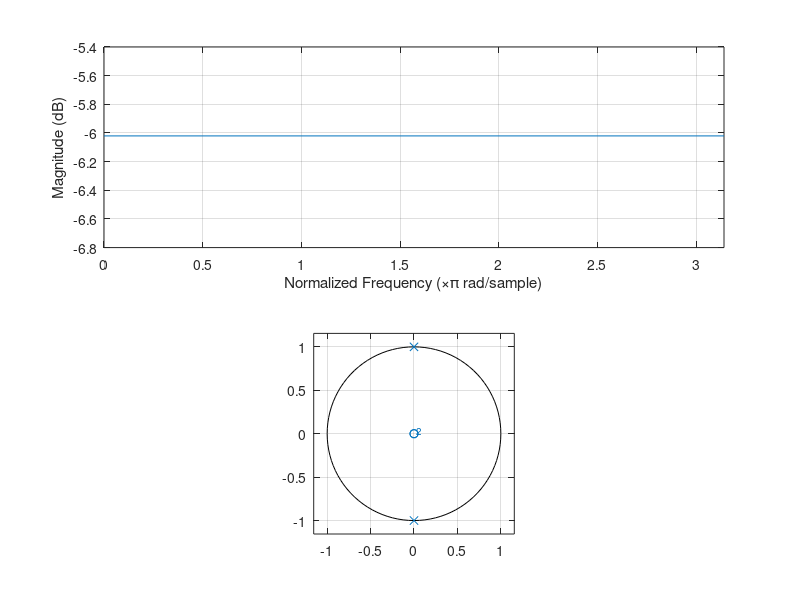

This chart was generated by the following MATLAB code:
%f = 1; 

%T= 1/f; 

%w = 2*pi*f; 

wT = linspace(0,pi,2);
w0T = 0.5*pi; 


%r = 0.01;
r = 1;

B1 = [1,(-r*(exp(1i.*w0T)+exp(-1i.*w0T))),r^2]; 

A1 = [1,0,0]; 

u=roots(A1);
o=roots(B1);



freqz(A1,B1,wT); 

zplane(u,o); 

